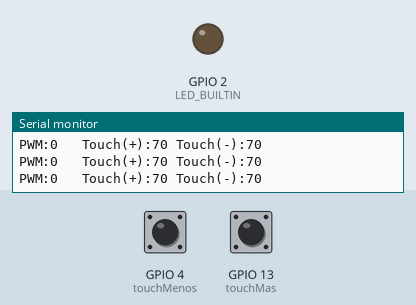
Bench run of a sketch on a simulated ESP32. Shown: output pins drawn as LEDs (lit = HIGH), the last lines printed to the serial monitor. The test bench sets the inputs (shaded band); at power-on: GPIO 13 (touchMas) HIGH, GPIO 4 (touchMenos) HIGH.

Above: at 2.2 s.
2.3 s: GPIO 13 (touchMas) pulled LOW for 0.15 s
At 3.1 s:
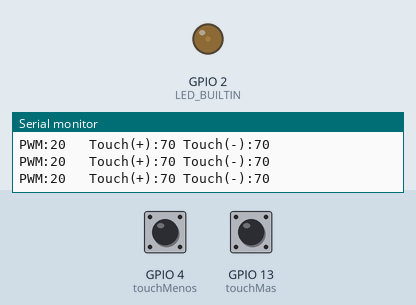
3.9 s: GPIO 4 (touchMenos) pulled LOW for 0.15 s
At 4.5 s:
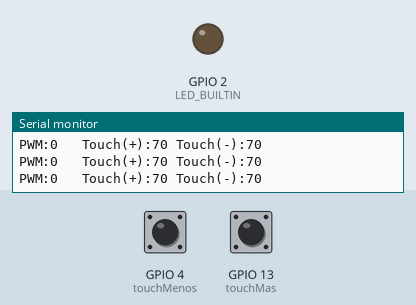
5.5 s: GPIO 13 (touchMas) pulled LOW for 1 s
At 5.9 s:
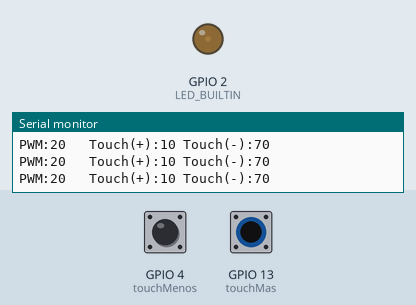
8.0 s: GPIO 4 (touchMenos) pulled LOW for 1 s
At 9.2 s:
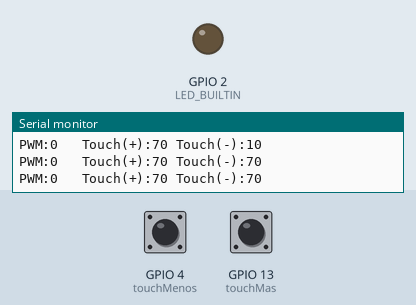
10.5 s: GPIO 13 (touchMas) pulsed LOW 5 times (0.12 s each, 0.3 s apart)
At 12.3 s:
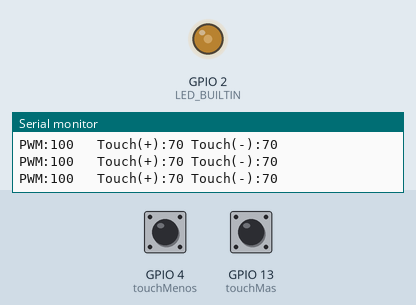
13.5 s: GPIO 13 (touchMas) pulsed LOW 2 times (0.12 s each, 0.3 s apart)
At 13.68 s:
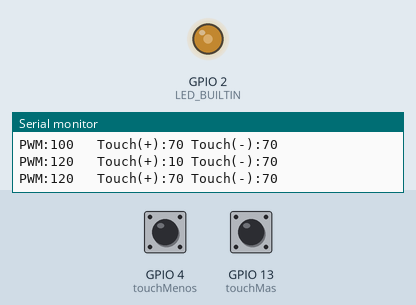
Timing chart, 0 to 16.5 s (numbered marks = the images above; inputs shaded):
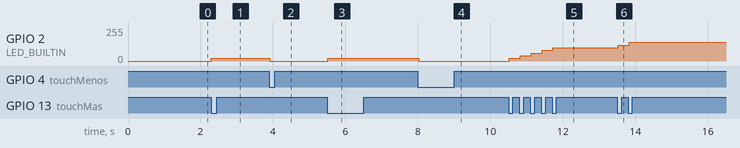

The sketch:

Aumentar_y_disminuir_un_LED_con_Touch.ino
```cpp
const int touchMas = 13;  //Pin del touch 4
const int touchMenos = 4;  //Pin del touch 0
const int maximo = 255;
const int minimo = 0;
int estadoLed = 0;
volatile int entradaPin;

volatile bool touchDetectado1 = false;  // Variable para indicar si se detectó un toque
volatile bool touchDetectado2 = false;  // Variable para indicar si se detectó un toque

void IRAM_ATTR handleTouch1() {   // almacena la funcion en memoria RAM en lugar de la flash para un rapido acceso
  touchDetectado1 = true;  // Establece la variable touchDetectado1 como verdadera al detectar un toque
}

void IRAM_ATTR handleTouch2() {
  touchDetectado2 = true;  // Establece la variable touchDetectado2 como verdadera al detectar un toque
}

void setup(){
  Serial.begin(115200);
  delay(1000);
  pinMode(touchMas, INPUT);
  pinMode(touchMenos, INPUT);
  pinMode(LED_BUILTIN, OUTPUT);
  touchAttachInterrupt(touchMas, handleTouch1, 40);  // Asigna la función handleTouch1 como interrupción
  touchAttachInterrupt(touchMenos, handleTouch2, 40);  // Asigna la función handleTouch2 como interrupción

//  touchAttachInterrupt(digitalPinToInterrupt(touchMas), handleTouch1, 40);  // Asigna la función handleTouch1 como interrupción
//  touchAttachInterrupt(digitalPinToInterrupt(touchMenos), handleTouch2, 40);  // Asigna la función handleTouch1 como interrupción

}

void loop(){
  if (touchDetectado1) {
    estadoLed += 20;
    touchDetectado1 = false;
    estadoLed = min(estadoLed, maximo);
  } else if (touchDetectado2) {
    estadoLed -= 20;
    touchDetectado2 = false;
    estadoLed = max(estadoLed, minimo);
  }
  analogWrite(LED_BUILTIN, estadoLed);
  //Serial.println(estadoLed);
  Serial.printf("PWM:%d   Touch(+):%d Touch(-):%d \n",estadoLed,touchRead(touchMas),touchRead(touchMenos));
  delay(100);
}


//  Serial.printf("PWM:%d   Touch(+):%d Touch(-):%d \n",estadoLed,touchRead(touchMas),touchRead(touchMenos));
```

Measured:
- after the input at 2.3 s, GPIO 2 (LED_BUILTIN): 0/255 → 20/255 at once
- after the input at 3.9 s, GPIO 2 (LED_BUILTIN): 20/255 → 0/255 at once
- after the input at 5.5 s, GPIO 2 (LED_BUILTIN): 0/255 → 20/255 at once
- after the input at 8.0 s, GPIO 2 (LED_BUILTIN): 20/255 → 0/255 at once
- after the input at 10.5 s, GPIO 2 (LED_BUILTIN): moves from 0/255 to 100/255 over 1.2 s, starting at once
- after the input at 13.5 s, GPIO 2 (LED_BUILTIN): 100/255 → 120/255 at once, → 140/255 0.30 s later
